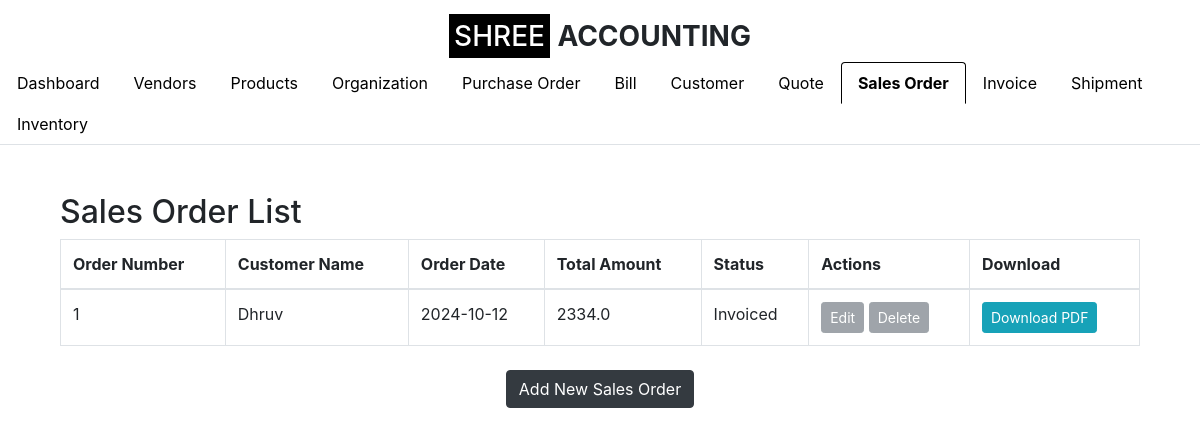
/sales_order (signed in), run on an earlier commit of the app's database.
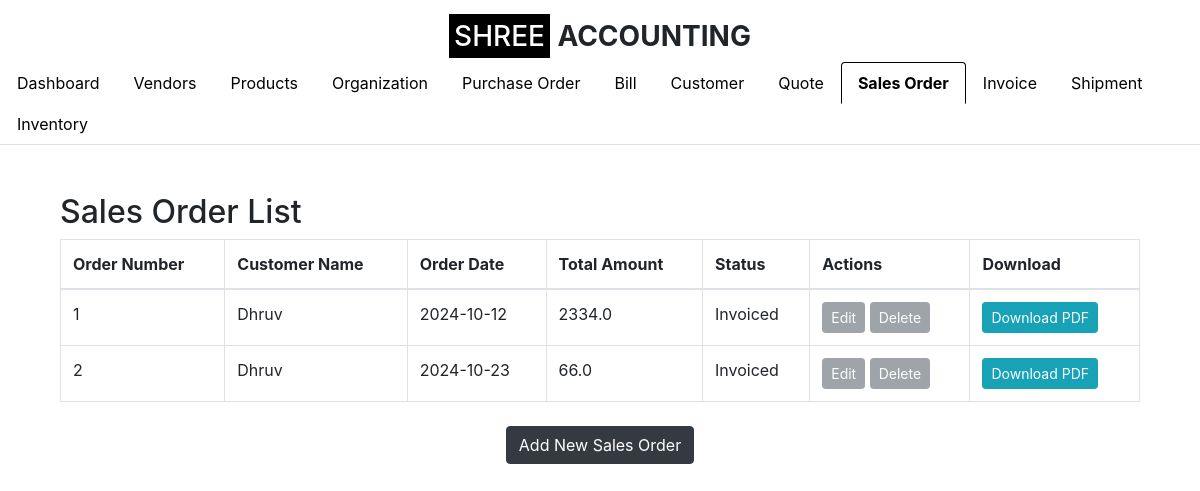
And on a later commit of the database.
### app.py (models this page shows, shortened)
class SalesOrder(db.Model):
    __tablename__ = 'sales_order'
    id = db.Column(db.Integer, primary_key=True)
    order_number = db.Column(db.String(50), nullable=False, unique=True)
    customer_id = db.Column(db.Integer, db.ForeignKey('customer.id'), nullable=False)
    order_date = db.Column(db.Date, nullable=False)
    total_amount = db.Column(db.Float, nullable=False)
    status = db.Column(db.String(50), nullable=False, default='Draft')
    organization_id = db.Column(db.Integer, db.ForeignKey('setup_organization.id'), nullable=False)
    quote_id = db.Column(db.Integer, db.ForeignKey('quote.id'), nullable=True)  # Nullable if not all Sales Orders are created from Quotes
    invoice_id = db.Column(db.Integer, db.ForeignKey('invoice.id'), nullable=True)  # Nullable if the Sales Order is not invoiced
    customer = db.relationship('Customer', backref=db.backref('sales_orders', lazy=True))
    organization = db.relationship('SetupOrganization', backref=db.backref('sales_orders', lazy=True))
    quote = db.relationship('Quote', backref=db.backref('sales_orders', lazy=True))  # Establish relationship with Quote
    line_items = db.relationship('SalesOrderLineItem', backref='order_ref', lazy=True, cascade="all, delete-orphan")
    invoice = db.relationship('Invoice', backref=db.backref('sales_orders', lazy=True))  # Establish relationship with Invoice

class Customer(db.Model):
    id = db.Column(db.Integer, primary_key=True)
    customer_name = db.Column(db.String(100), nullable=False)
    company_name = db.Column(db.String(100), nullable=False)
    email_id = db.Column(db.String(100), nullable=False)
    phone_number = db.Column(db.String(15), nullable=False)
    address = db.Column(db.String(255), nullable=False)
    gst_number = db.Column(db.String(15), nullable=True)  # GST Number is optional
    organization_id = db.Column(db.Integer, db.ForeignKey('organization.id'), nullable=False)
    organization = db.relationship('Organization', backref=db.backref('customers', lazy=True))

### app.py (the view)
    def wrap(*args, **kwargs):
        if 'logged_in' in session:
            return f(*args, **kwargs)
        else:
            flash('Please log in first.', 'warning')
            return redirect(url_for('login'))

### app.py (called while the page is built)
def login_required(f):
    def wrap(*args, **kwargs):
        if 'logged_in' in session:
            return f(*args, **kwargs)
        else:
            flash('Please log in first.', 'warning')
            return redirect(url_for('login'))
    wrap.__name__ = f.__name__
    return wrap

@app.route('/sales_order', methods=['GET'])
@login_required
def sales_order_list():
    organization_id = session.get('organization_id')
    sales_orders = SalesOrder.query.join(Customer).filter(
        Customer.organization_id == organization_id,
        SalesOrder.organization_id == organization_id  # Ensure sales order belongs to the user's organization
    ).all()
    return render_template('sales_order_list.html', sales_orders=sales_orders, show_logo=True, active_tab='sales_order')

### templates/sales_order_list.html (shortened to what this page needs)
{% extends "base.html" %}
{% block content %}
<div class="container mt-5">
    <h2>Sales Order List</h2>
    <table class="table table-bordered">
        <thead>
            <tr>
                <th>Order Number</th>
                <th>Customer Name</th>
                <th>Order Date</th>
                <th>Total Amount</th>
                <th>Status</th>
                <th>Actions</th>
                <th>Download</th>
            </tr>
        </thead>
        <tbody>
            {% for sales_order in sales_orders %}
            <tr>
                <td>{{ sales_order.order_number }}</td>
                <td>{{ sales_order.customer.customer_name }}</td>
                <td>{{ sales_order.order_date }}</td>
                <td>{{ sales_order.total_amount }}</td>
                <td>{{ sales_order.status }}</td>
                <td>
                    {% if sales_order.status == 'Invoiced' %}
                        <button class="btn btn-secondary btn-sm" disabled>Edit</button>
                        <button class="btn btn-secondary btn-sm" disabled>Delete</button>
                    {% endif %}
                </td>
                <td>
                    <a href="{{ url_for('generate_sales_order_pdf', sales_order_id=sales_order.id) }}" class="btn btn-info btn-sm">Download PDF</a>
                </td>
            </tr>
            {% endfor %}
        </tbody>
    </table>
    <div class="text-center mt-4">
        <a href="{{ url_for('create_sales_order') }}" class="btn btn-dark">Add New Sales Order</a>
    </div>
</div>
{% endblock %}

What changed in the data, as far as the page shows it:
added SalesOrder: order_number "2", customer.customer_name "Dhruv", order_date "2024-10-23", total_amount "66.0", status "Invoiced", shows "Edit"
